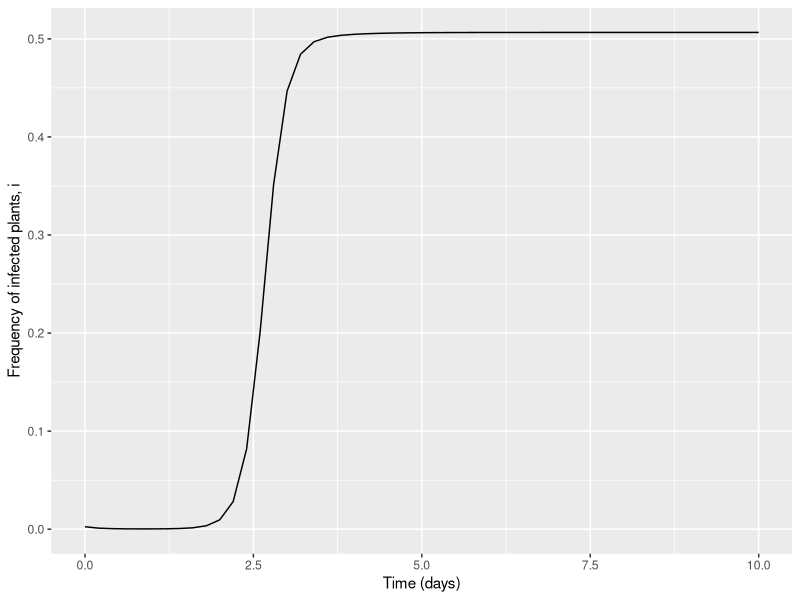
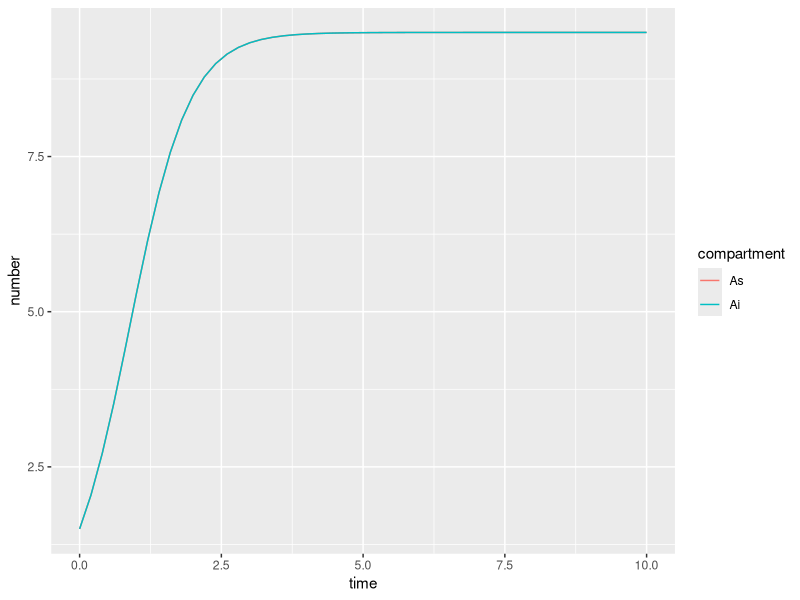
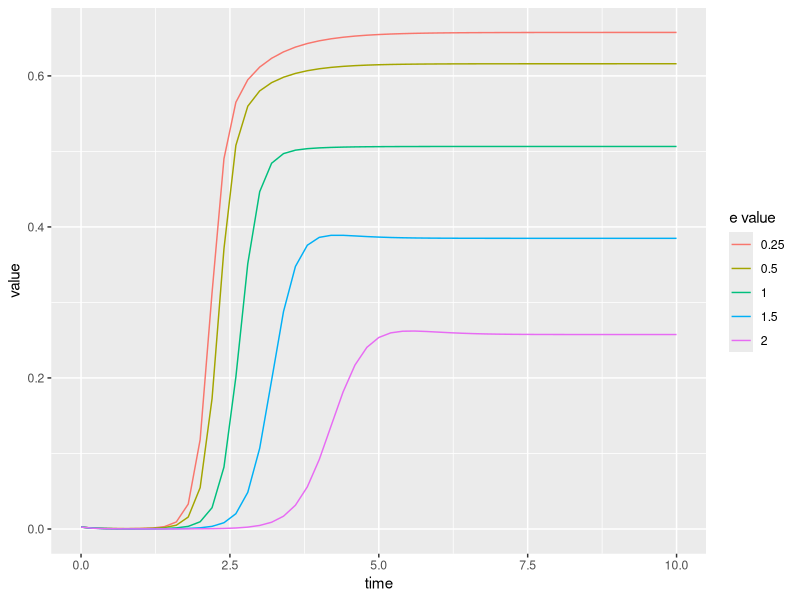
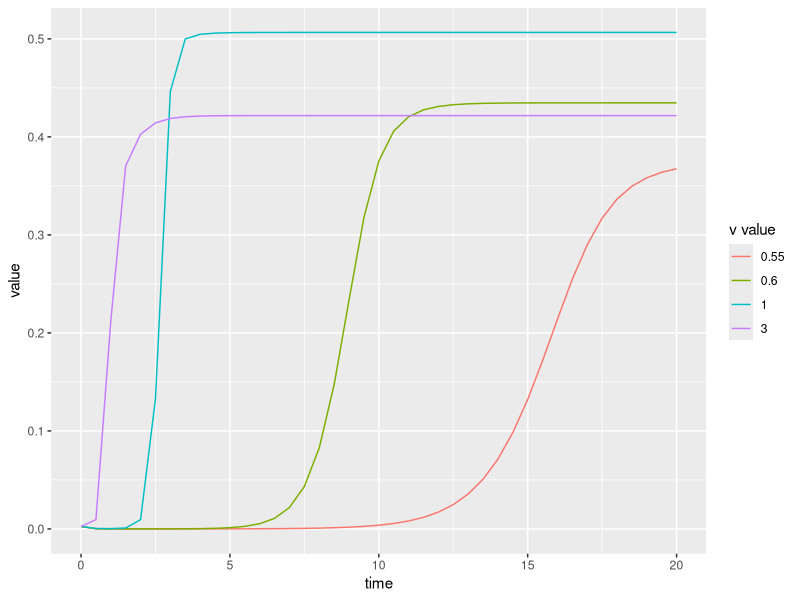

Write the R code that produced these figures, in order.

#######################################################################
###### RECREATION OF DETERMINISTIC MODEL BY DONNELLY ET AL. 2019 ######
#######################################################################

rm(list=ls())

# packages
library(deSolve)
library(ggplot2)
library(reshape2)
library(dplyr)

### FUNCTIONS ###

donnelly_ode_func <- function(times, states, parms) {
  
  ### ODE function for deterministic Donnelly model
  
  # STATES
  i <- states[["i"]]
  As <- states[["As"]]
  Ai <- states[["Ai"]]
  
  # PARAMETERS
  gamma <- parms[["gamma"]]
  b <- parms[["b"]]
  theta <- parms[["theta"]]
  a <- parms[["a"]]
  K <- parms[["K"]]
  H <- parms[["H"]]
  p <- parms[["p"]]
  v <- parms[["v"]]
  e <- parms[["e"]]
  w <- parms[["w"]]
  Pacq <- parms[["Pacq"]]
  Pinoc <- parms[["Pinoc"]]
  
  
  # DEFINE PARAMETERS NEEDED FOR STATE EQUATIONS
  
  # q = prob of surviving flight between plants (i.e. doesn't emigrate/die)
  q <- 1 - p  
  
  # i_hat = weighted frequency of infected plants, accounting for attraction towards infected plants
  # i.e. adapted version of i / (1 - i + i) = i / 1, to include v
  i_hat <- v*i / ((1-i) + v*i) 
  
  # expected number of transmissions per dispersal, 
  # derived from analysis of markov chain (see Donnelly 2019, Appendix S1)
  xi <- (q^2*Pacq*Pinoc*i_hat*(1 - e*w)*(1 - i_hat))/(p + q*w*(1 - i_hat*(1 - e)))
  
  # probability of settling on susceptible (Fs) and infected (Fi) plants,
  # derived from analysis of Markov chain, see Donnelly et al. 2019, Appendix S4
  Fs <- (1 - i_hat) / (1 - i_hat*(1 - e)) 
  Fi <- e*i_hat / (1 - i_hat*(1 - e))
  
  # A = total number of aphids i.e. aphids per plant type * number of that plant type
  # i.e. S*As + I*Ai where S is number of susceptible plants and I is number of infected plants
  A <- As*(H - i*H) + Ai*(i*H)  
  
  
  # STATE EQUATIONS
  # aphids - change in per plant aphid density on susceptible (As)  and infected (Ai) plants
  # = aphid births - aphid deaths - aphid settling on other plant type + aphids moving from other plant type
  dAs <- a*As*(1 - As/K) - b*As - theta*As*(1 - Fs) + theta*Ai*Fs*i/(1 - i)
  dAi <- a*Ai*(1 - Ai/K) - b*Ai - theta*Ai*(1 - Fi) + theta*As*Fi*(1 - i)/i

  # infected plants - change in incidence of infected plants
  # = rate of aphid dispersal * mean number of transmissions - plant death
  di <- (theta*A/H)*xi - gamma*i
  
  return(list(c(di, dAs, dAi)))
}


vary_param_trajec <- function(init_states, times, parms, varied_parm_name, varied_parm_vals) {
  
  # function to run the ODE multiple times with one parameter varying, as specified by user.
  # returns data frame of all runs
  
  # initialise output data frame
  all_trajects <- data.frame(time = numeric(),
                             compartment = character(),
                             value = numeric(),
                             param_val = numeric())
  
  for (run in 1:length(varied_parm_vals)) {
    
    parms[[varied_parm_name]] <- varied_parm_vals[run]
    
    trajectory <- data.frame(ode(y = init_states, 
                                 times = times, 
                                 parms = parms, 
                                 func = donnelly_ode_func))
    
    trajectory_long <- reshape2::melt(trajectory, id.vars="time")
    
    # add the value of the varying parameter as an extra column
    trajectory_long$param_val <- rep(varied_parm_vals[run], times=nrow(trajectory_long))
    
    # add to dataframe of all trajectories
    all_trajects <- rbind(all_trajects, trajectory_long)
  }
  
  return(all_trajects)
}

# parameters
parms <- c(
  gamma = 20/3, # rate of recovery/death of I plants
  b = 0.1, # aphid mortality rate per day
  theta = 1, # aphid dispersal rate per day
  a = 2, # reproduction rate per aphid per day
  K = 10, # aphid reproduction limit - maximum aphids per plant (diff to donnelly_stoch_sim.R)
  H = 400, # number host plants
  p = 0.2, # aphid emigration/death rate per journey between plants
  v = 1, # infected plant attractiveness
  e = 1, # infected plant acceptability 
  w = 0.2, # feeding rate on healthy plant
  Pacq = 1, # chance of virus acquisition from infected plant
  Pinoc = 1 # chance of inoculating healthy plant
)

#states
init_states <- c(
  i = 1/parms[["H"]], # frequency of infected plants
  As = 1200 / parms[["H"]] / 2, # per plant aphid density on average healthy plant
  Ai = 1200 / parms[["H"]] / 2 # per plant aphid density on average infected plant
)

# timeframe
times <- seq(0, 10, by = 0.2)

########
# run epidemic with default parameters (as donnelly et al. 2019)
########
trajectory <- data.frame(ode(y = init_states, 
                             times = times, 
                             parms = parms, 
                             func = donnelly_ode_func))

trajectory_long <- reshape2::melt(trajectory, id.vars="time")
names(trajectory_long) <- c("time", "compartment", "number")

# plot trajectory of infected plants and number of aphids
plant_trajec <- ggplot(data=trajectory_long %>% filter(compartment == "i"), 
                       aes(x = time, y = number)) +
  geom_line() +
  labs(x = "Time (days)", y = "Frequency of infected plants, i")
plant_trajec

aphid_trajec <- ggplot(data=trajectory_long %>% filter(!(compartment == "i")),
                       aes(x = time, y = number, col = compartment)) +
  geom_line()
aphid_trajec

##########
# run epidemic with varying values of e and v
##########

#VARY E (plant acceptability)
e_vals <- c(0.25, 0.5, 1, 1.5, 2)

e_trajecs <- vary_param_trajec(init_states, times, parms, "e", e_vals)

# plot output
e_vals_plot <- ggplot(data=e_trajecs %>% filter(variable == "i"), aes(x = time, y = value, col = as.factor(param_val))) +
  geom_line() +
  labs(col = "e value")
e_vals_plot

# VARY V (plant attractiveness)
v_vals <- c(1, 3, 0.6, 0.55)

long_times <- seq(0, 20, by=0.5)
v_trajecs <- vary_param_trajec(init_states, long_times, parms, "v", v_vals)

# plot output
v_vals_plot <- ggplot(data=v_trajecs %>% filter(variable == "i"), aes(x = time, y = value, col = as.factor(param_val))) +
  geom_line() +
  labs(col = "v value")
v_vals_plot
